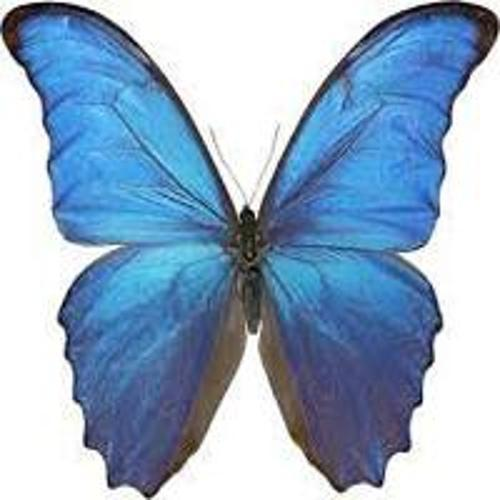
#> input picture bb.jpg, 500 x 500 px; its folder holds only this picture in this run
$ python -i main.py   (imports and definitions only)
#> lines starting #> are read from the running program, lines starting #| are printed output that depends on the picture
import tkinter
from tkinter import *
from tkinter import filedialog
import tkinter.font as font
import PIL
from PIL import Image, ImageTk
from PIL import ImageFilter
import numpy as np
import cv2 as cv
from numpy import asarray

# [2 lines not run here, left out]
# set full window
# [1 line that did not run here, left out]
# [1 line that did not run here, left out]
# [2 lines not run here, left out]

# --------------------------- welcome label and exit button --------------------------------#

# [1 line that did not run here, left out]
# [1 line not run here, left out]
# myFont = font.Font(family='Helvetica')
# welcome_label.pack()

# [1 line that did not run here, left out]
# [2 lines not run here, left out]

flag=False
# [1 line that did not run here, left out]
# [2 lines not run here, left out]

def save():
    global flag
    flag=True

# [24 lines of commented-out code are left out]

def upload_img():
    f_types = [('JPG files', '*.jpg'), ('PNG files', '*.png')]
    filename = filedialog.askopenfilename(filetypes=f_types)
#> the answer given: bb.jpg
    return filename


# [9 lines left out: function save_img, not called in this run]

# -----------------------------------------------BUTTON MENU-----------------------------------------------------------#
# [1 line that did not run here, left out]
# [2 lines not run here, left out]

# [11 lines left out: function Idendity_Transformation, not called in this run]
# ---------------------------------------------------------------------------------------------------------------------#

# [1 line that did not run here, left out]
# [2 lines not run here, left out]

                           # DONEEE
# [13 lines left out: function Log_Transformation, not called in this run]
# ---------------------------------------------------------------------------------------------------------------------#

# [1 line that did not run here, left out]
# [2 lines not run here, left out]

            #DONEEEEEEEEE
# [11 lines left out: function Negative_Transformation, not called in this run]
      # [17 lines of commented-out code are left out]

# [1 line that did not run here, left out]
# [2 lines not run here, left out]

# [19 lines left out: function Change_Contrast, not called in this run]
# ---------------------------------------------------------------------------------------------------------------------#

# [1 line that did not run here, left out]
# [2 lines not run here, left out]

# [13 lines left out: function Power_law_transformation, not called in this run]
    # [16 lines of commented-out code are left out]

# [1 line that did not run here, left out]
# [2 lines not run here, left out]

# [11 lines left out: function Median_Filter, not called in this run]

# --------------------------------------------------------------------------------------------------#

# [1 line that did not run here, left out]
# [2 lines not run here, left out]

# [20 lines left out: function Min_Filter, not called in this run]


# --------------------------------------------------------------------------------------------------#

# [1 line that did not run here, left out]
# [2 lines not run here, left out]

# [10 lines left out: function Max_Filter, not called in this run]

# --------------------------------------------------------------------------------------------------#

# [1 line that did not run here, left out]
# [2 lines not run here, left out]

# [18 lines left out: function Laplacian_Filter, not called in this run]

# --------------------------------------------------------------------------------------------------#

# [1 line that did not run here, left out]
# [2 lines not run here, left out]

def Gaussian_Filter():
    fileName = upload_img()
    original = cv.imread(fileName)
#> original is the input picture: shape (500, 500, 3); mean B, G, R 198.5, 172.6, 148
    gaussian_blur = cv.GaussianBlur(original,(1,1),0)                   # First step : Apply Gaussian Blur
    LoG_image = cv.Laplacian(gaussian_blur, cv.CV_64F, ksize=3)  #Apply Laplace function
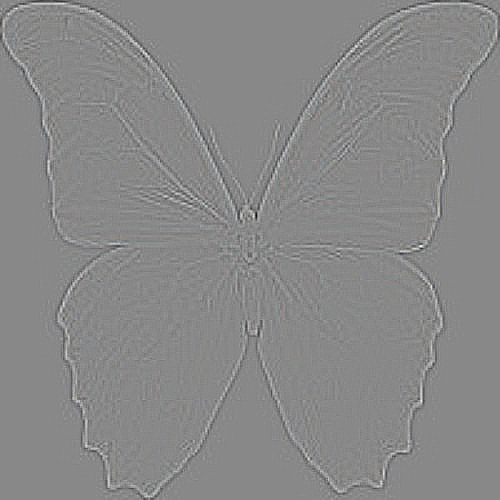
#> LoG_image: shape (500, 500, 3) float64; mean B, G, R 0, 0, 0; drawn with min black and max white
    kernelx = np.array([[-1, 0, 1], [-1, 0, 1], [-1, 0, 1]])
    kernely = np.array([[-1, -1, -1], [0, 0, 0], [1, 1, 1]])
    img_prewittx = cv.filter2D(gaussian_blur, -1, kernelx)
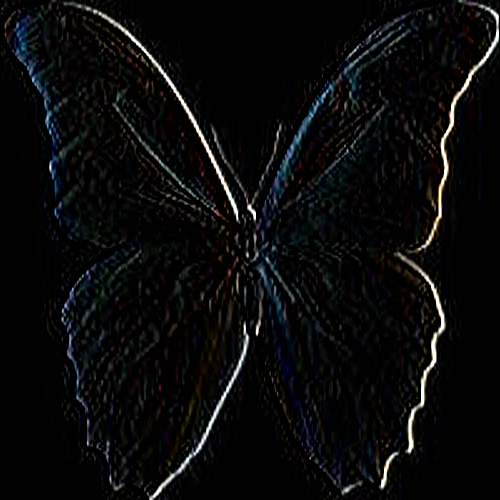
#> img_prewittx: shape (500, 500, 3); mean B, G, R 10.4, 9.9, 9.7
    img_prewitty = cv.filter2D(gaussian_blur, -1, kernely)
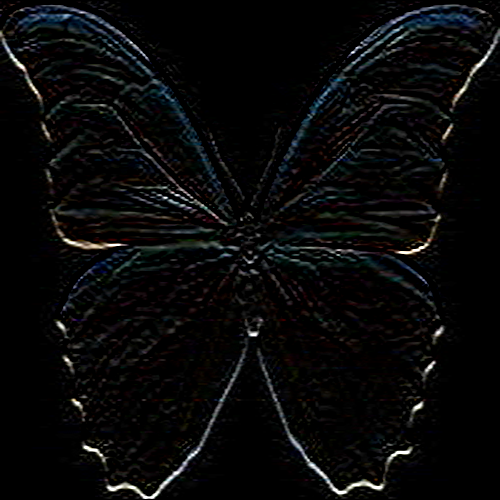
#> img_prewitty: shape (500, 500, 3); mean B, G, R 9.3, 9, 8.8
    sobelx = cv.Sobel(original, cv.CV_64F, 1, 0, ksize=3)  # x
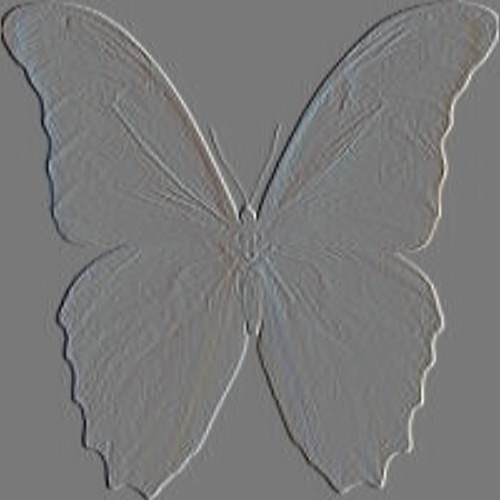
#> sobelx: shape (500, 500, 3) float64; mean B, G, R 0, 0, 0; drawn with min black and max white
    sobely = cv.Sobel(original, cv.CV_64F, 0, 1, ksize=3)  # y.
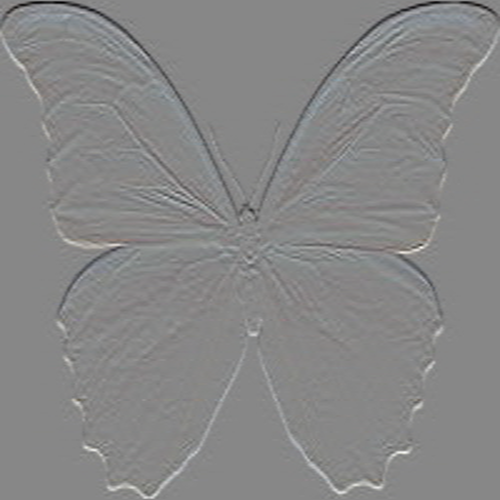
#> sobely: shape (500, 500, 3) float64; mean B, G, R 0.1, 0.1, 0.1; drawn with min black and max white
    sobel = sobelx + sobely
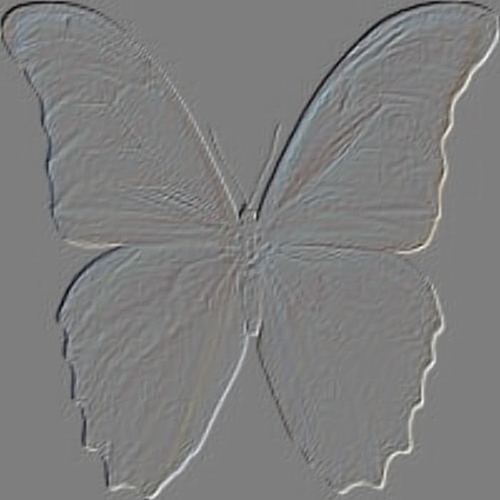
#> sobel: shape (500, 500, 3) float64; mean B, G, R 0.1, 0.1, 0.1; drawn with min black and max white
    cv.imshow("gaussian x", img_prewittx)
    cv.imshow("gaussian y", img_prewitty)
    cv.waitKey()
    global flag
    if flag:
        save_img(img_prewittx)
        save_img(img_prewitty)
    cv.destroyAllWindows()

# --------------------------------------------------------------------------------------------------#

# set window color
# [2 lines not run here, left out]

>>> result = Gaussian_Filter()

$ run again, on images.jpg
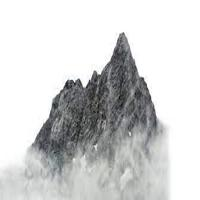
#> input picture images.jpg, 200 x 200 px
#> in Gaussian_Filter, original is the input picture: shape (200, 200, 3); mean B, G, R 210.1, 210.1, 209.4
#> in Gaussian_Filter, `sobelx = cv.Sobel(original, cv.CV_64F, 1, 0, ksize=3)`:
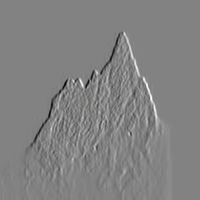
#> sobelx: shape (200, 200, 3) float64; mean B, G, R 0.2, 0.2, 0.2; drawn with min black and max white
#> in Gaussian_Filter, `sobel = sobelx + sobely`:
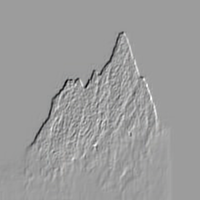
#> sobel: shape (200, 200, 3) float64; mean B, G, R -1.5, -1.4, -1.5; drawn with min black and max white
